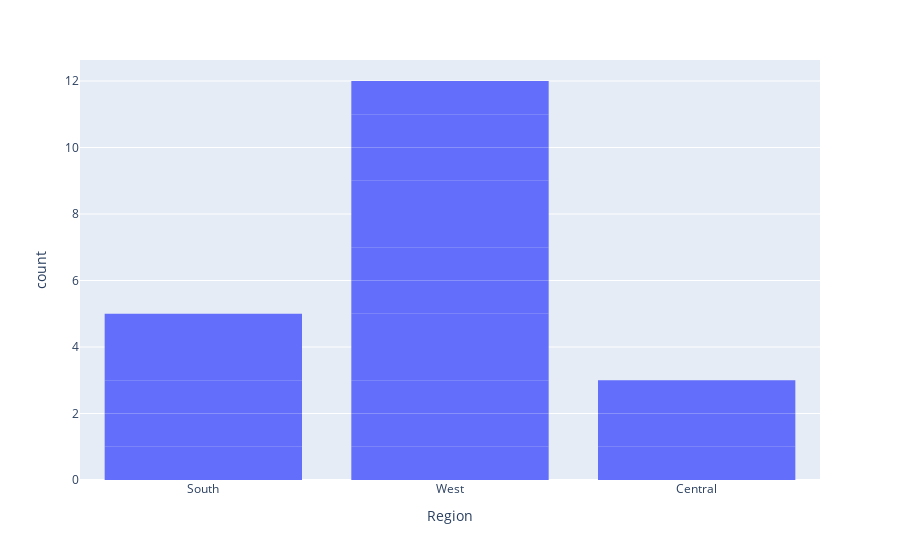

Source (notebook cell):
### Code cell
try:
    fig = px.bar(df1, x='Region')
    fig.update_traces(dict(marker_line_width=0))
    fig.show()
    logger.info("Successfully created.")
except Exception as e:
    logger.error(f"Error while creating the bar chart: {e}")

### Figure 1 — Plotly figure (JSON) as saved in the notebook; plotly's stock layout.template omitted (floating-point values rounded to 4 significant figures)
{"data": [{"alignmentgroup": "True", "hovertemplate": "Region=%{x}<br>count=%{y}<extra></extra>", "legendgroup": "", "marker": {"color": "#636efa", "line": {"width": 0}, "pattern": {"shape": ""}}, "name": "", "offsetgroup": "", "orientation": "v", "showlegend": false, "textposition": "auto", "type": "bar", "x": ["South", "South", "West", "South", "South", "West", "West", "West", "West", "West", "West", "West", "South", "West", "Central", "Central", "Central", "West", "West", "West"], "xaxis": "x", "y": [1, 1, 1, 1, 1, 1, 1, 1, 1, 1, 1, 1, 1, 1, 1, 1, 1, 1, 1, 1], "yaxis": "y"}], "layout": {"autosize": true, "barmode": "relative", "legend": {"tracegroupgap": 0}, "margin": {"t": 60}, "xaxis": {"anchor": "y", "autorange": true, "domain": [0, 1], "range": [-0.5, 2.5], "title": {"text": "Region"}, "type": "category"}, "yaxis": {"anchor": "x", "autorange": true, "domain": [0, 1], "range": [0, 12.63], "title": {"text": "count"}, "type": "linear"}}}
